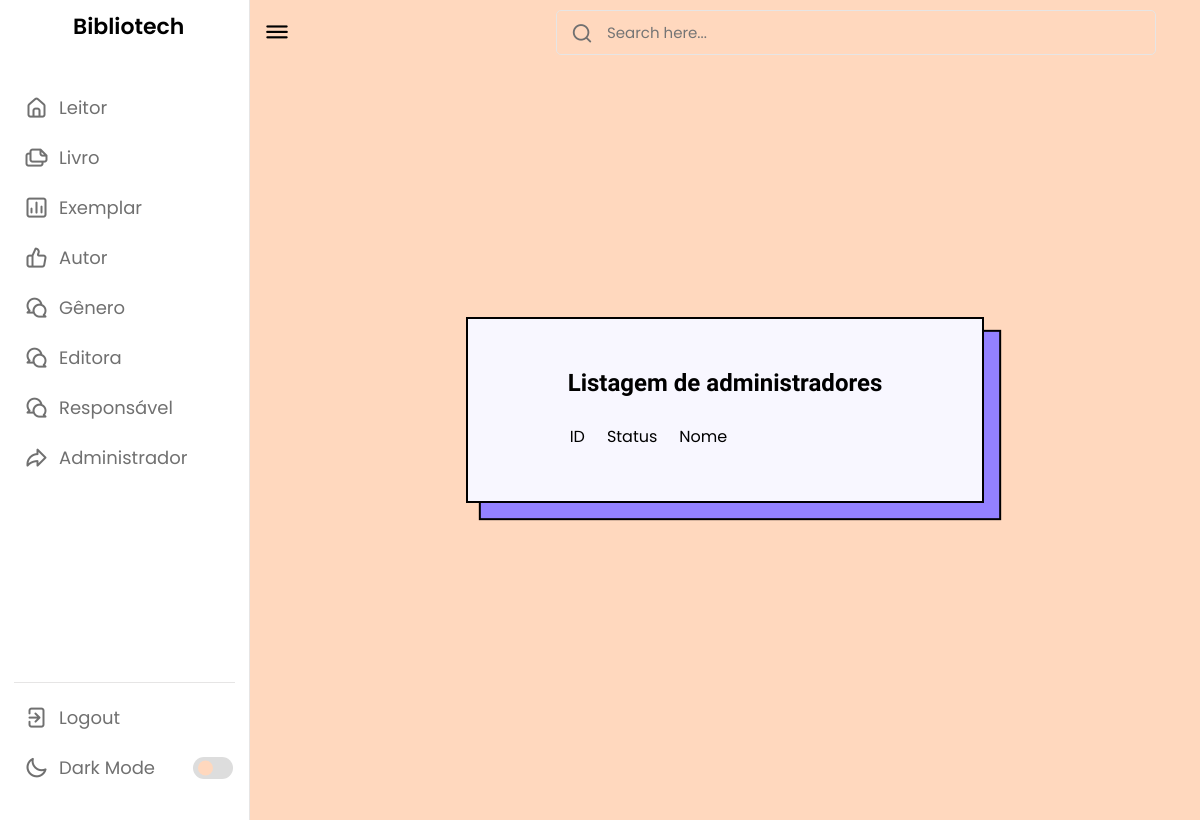
Page /listarAdministrador.php on the earlier database version.
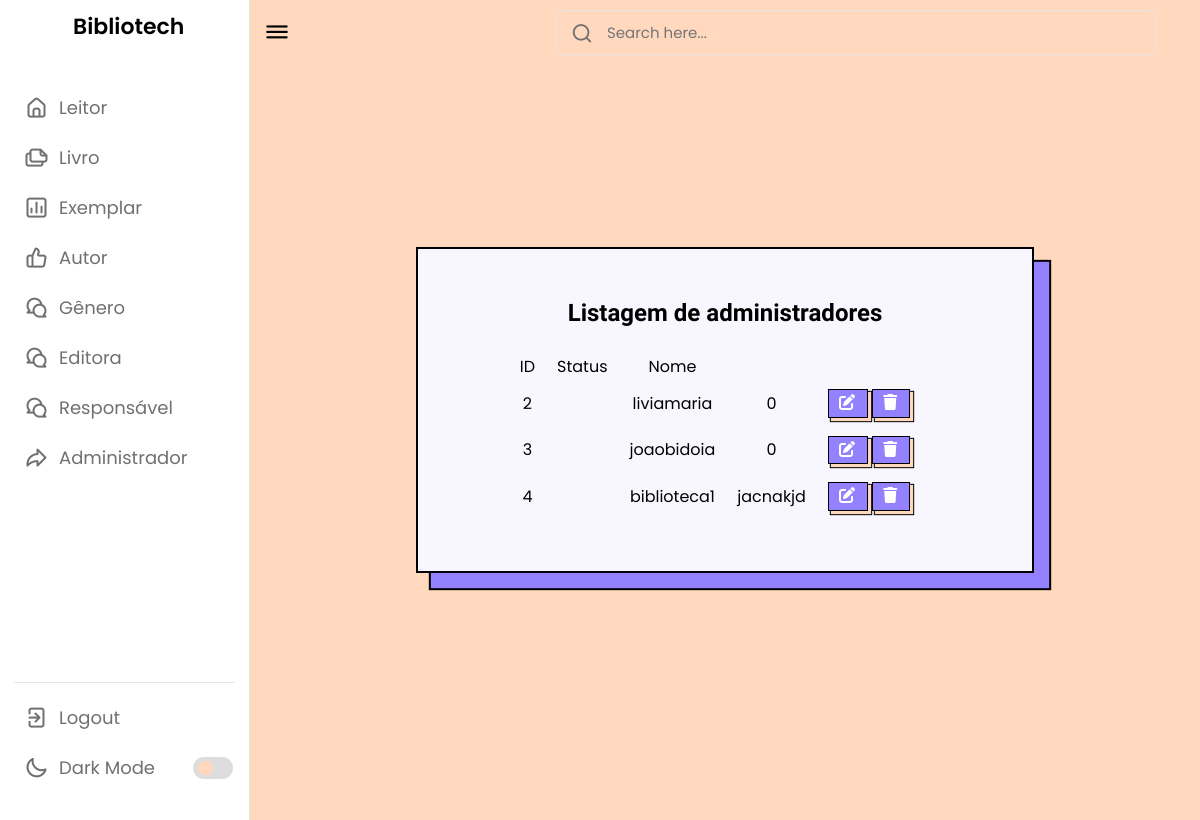
Same page on the later database version.
### tables this page shows
CREATE TABLE `administrador` (
  `id` int(11) NOT NULL,
  `status` varchar(100) NOT NULL,
  `login` varchar(100) NOT NULL,
  `senha` varchar(100) NOT NULL
);

### listarAdministrador.php (the view, shortened to what this page needs)
<?php
require_once("conexao.php");
$sql = "select * from administrador";
$resultado = mysqli_query($conexao, $sql);
?>
<!DOCTYPE html>
<html lang="pt-br">
<head>
    <link rel="stylesheet" href="css/style.css">
    <link rel="stylesheet" href="css/cadastrar.css">
    <link rel="stylesheet" href="https://unicons.iconscout.com/release/v4.0.0/css/line.css">
</head>
<body>
    <nav>
        <div class="logo-name">
            <span class="logo_name">Bibliotech</span>
        </div>
        <div class="menu-items">
            <ul class="nav-links">
                <li><a href="cadastrarLeitor.php">
                        <i class="uil uil-estate"></i>
                        <span class="link-name">Leitor</span>
                    </a></li>
                <li><a href="#">
                        <i class="uil uil-files-landscapes"></i>
                        <span class="link-name">Livro</span>
                    </a></li>
                <li><a href="#">
                        <i class="uil uil-chart"></i>
                        <span class="link-name">Exemplar</span>
                    </a></li>
                <li><a href="#">
                        <i class="uil uil-thumbs-up"></i>
                        <span class="link-name">Autor</span>
                    </a></li>
                <li><a href="#">
                        <i class="uil uil-comments"></i>
                        <span class="link-name">Gênero</span>
                    </a></li>
                <li><a href="#">
                        <i class="uil uil-comments"></i>
                        <span class="link-name">Editora</span>
                    </a></li>
                <li><a href="#">
                        <i class="uil uil-comments"></i>
                        <span class="link-name">Responsável</span>
                    </a></li>
                <li><a href="#">
                        <i class="uil uil-share"></i>
                        <span class="link-name">Administrador</span>
                    </a></li>
            </ul>
            <ul class="logout-mode">
                <li><a href="#">
                        <i class="uil uil-signout"></i>
                        <span class="link-name">Logout</span>
                    </a></li>
                <li class="mode">
                    <a href="#">
                        <i class="uil uil-moon"></i>
                        <span class="link-name">Dark Mode</span>
                    </a>
                    <div class="mode-toggle">
                        <span class="switch"></span>
                    </div>
                </li>
            </ul>
        </div>
    </nav>
    <section class="dashboard">
        <div class="corpo">
            <div class="top">
                <i class="uil uil-bars sidebar-toggle"></i>
                <div class="search-box">
                    <i class="uil uil-search"></i>
                    <input type="text" placeholder="Search here...">
                </div>
            </div>
            <div class="geekcb-wrapper">
                <form method="post" class="geekcb-form-contact">
                <div class="listar">
                <h2 style="font-family: 'Fjalla One'; text-align: center">Listagem de administradores</h2><br>
                <table>
                    <thead>
                        <tr>
                            <td>ID</td>
                            <td>Status</td>
                            <td>Nome</td>
                        </tr>
                        <tbody>
                        <?php while($linha = mysqli_fetch_array($resultado)){ ?>
    <tr>
      <td><?=$linha['id']?></td>
      <td><?=$linha['status']?></td>
      <td><?=$linha['login']?></td>
      <td><?=$linha['senha']?></td>
      <td>
    <a href="produtoAlterar.php? id=<?=$linha['id']?>" class="botao">
    <i class="fa-solid fa-pen-to-square"></i>
    </a>
    <a href="listarAdministrador.php? id=<?=$linha['id']?>" class="botao" onclick="return confirm('Deseja mesmo excluir o cadastro?')">
    <i class="fa-sharp fa-solid fa-trash"></i> </a>
  </td>
    </tr>
    <?php } ?>
                    </tbody>
                </table>
            </div>
                </form>
            </div>
        </div>
    </section>
</body>
</html>

Differences in the rows shown:
added administrador: id "2", login "liviamaria", senha "0"
added administrador: id "3", login "joaobidoia", senha "0"
added administrador: id "4", login "biblioteca1", senha "jacnakjd"
